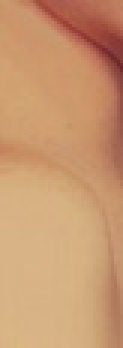
//> input picture EMSkin/skin.jpg, 41 x 116 px (shown 3 times larger)
$ ./main ../EMSkin/skin.jpg ../EMSkin/skin.jpg   (built with g++ and OpenCV 4)
//> lines starting //> are read from the running program, lines starting //| are printed output that depends on the picture
#include "opencv2/highgui/highgui.hpp"
#include "opencv2/imgproc/imgproc.hpp"
#include "opencv2/features2d/features2d.hpp"

#include "eigen3/Eigen/Eigenvalues"
#include "opencv2/core/eigen.hpp"

#include <iostream>
#include <sstream>
#include <fstream>
#include <stdio.h>
#include <stdlib.h>


cv::Mat lda(cv::Mat & X, std::vector<int> y) {
  int dimensions = X.cols;
  cv::Mat Sw = cv::Mat::zeros(dimensions, dimensions, CV_64F);
  cv::Mat Sb = cv::Mat::zeros(dimensions, dimensions, CV_64F);

  cv::Mat Covar, Mu;
  cv::calcCovarMatrix(X, Covar, Mu, CV_COVAR_NORMAL+CV_COVAR_ROWS, CV_64F);

  cv::Mat X0, X1;
  for (int i = 0; i < y.size(); ++i)
  {
    if(y[i] == 0) {
      X0.push_back(X.row(i));
    } else if(y[i] == 1) {
      X1.push_back(X.row(i));
    }
  }

  int n0 = X0.rows;
  int n1 = X1.rows;

  cv::Mat Covar0, Covar1, Mu0, Mu1;
  cv::calcCovarMatrix(X0, Covar0, Mu0, CV_COVAR_NORMAL+CV_COVAR_ROWS, CV_64F);
  cv::calcCovarMatrix(X1, Covar1, Mu1, CV_COVAR_NORMAL+CV_COVAR_ROWS, CV_64F);

  cv::Mat XM0(X0.size(), X0.type()), XM1(X1.size(), X1.type());
  for(int i = 0; i < X0.rows; i++) {
    for(int j = 0; j < dimensions; j++) {
      XM0.at<double>(i, j) = X0.at<double>(i, j) - Mu0.at<double>(j);
    }
  }

  for(int i = 0; i < X1.rows; i++) {
    for(int j = 0; j < dimensions; j++) {
      XM1.at<double>(i, j) = X1.at<double>(i, j) - Mu1.at<double>(j);
    }
  }

  Sw = (XM0.t() * XM0) + (XM1.t() * XM1);

  cv::Mat M0M(dimensions, 1, CV_64F);
  for(int j = 0; j < dimensions; j++) {
    M0M.at<double>(j) = Mu0.at<double>(j) - Mu.at<double>(j);
  }

  cv::Mat M1M(dimensions, 1, CV_64F);
  for(int j = 0; j < dimensions; j++) {
    M1M.at<double>(j) = Mu1.at<double>(j) - Mu.at<double>(j);
  }

  Sb = n0 * M0M * M0M.t() + n1 * M1M * M1M.t();

  cv::Mat S = Sw.inv(cv::DECOMP_SVD) * Sb;

  cv::Mat eigenvalues(1, dimensions, Sb.type()), eigenvectors(dimensions, dimensions, Sb.type());

  cv::eigen(S, eigenvalues, eigenvectors);

  // [5 lines of commented-out code are left out]

  Eigen::MatrixXd A( 6, 6 );
  cv::cv2eigen(S, A);

  Eigen::EigenSolver<Eigen::MatrixXd> es(A);
  Eigen::VectorXd eigenval = es.eigenvalues().real();
  Eigen::MatrixXd eigenvect = es.eigenvectors().real();

  typedef std::multimap< double, Eigen::VectorXd, std::greater< double > >    EigenSorterType;
  EigenSorterType D;

  for (int i=0;i<eigenval.size();i++) {
    D.insert( EigenSorterType::value_type( std::abs(eigenval.coeff(i, 0)), eigenvect.col(i) ) );
  }

  Eigen::MatrixXd sortedEigs;
  sortedEigs.resizeLike(eigenvect);
  int i = 0;
  for (EigenSorterType::const_iterator it = D.begin(); it != D.end(); ++it) {
    sortedEigs.col(i) = it->second;
    i++;
  }
  eigenvect = sortedEigs;

  Eigen::MatrixXd WEig( 6, 3 );

  WEig.col(0) = eigenvect.col(0);
  WEig.col(1) = eigenvect.col(1);
  WEig.col(2) = eigenvect.col(2);

  std::cout << "The eigenvalues of W are:" << std::endl << WEig << std::endl;
  std::cout << "The matrix of eigenvectors, V, is:" << std::endl << eigenvect << std::endl << std::endl;

  cv::Mat W(3, 6, CV_64F, WEig.transpose().data());

  std::cout << W << std::endl;

  return W;
}

int main( int argc, char** argv )
{
  if( argc != 3 ) {
    std::cerr << "Usage: " << argv[0] << " <InputImage> <mask>" << std::endl;
    return EXIT_FAILURE;
  }

  cv::Mat image = cv::imread( argv[1], 1 );
//> image is the input picture: 116 rows x 41 cols, CV_8UC3; mean B, G, R 112, 152.2, 201.3
  if(!image.data) {
    return EXIT_FAILURE;
  }
  cv::Mat mask = cv::imread( argv[2], CV_LOAD_IMAGE_GRAYSCALE );
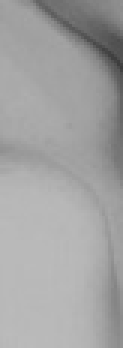
//> mask: 116 rows x 41 cols, CV_8UC1 (shown 3 times larger); min 60, max 187, mean 162.3
  if(!mask.data) {
    return EXIT_FAILURE;
  }

  cv::Mat samples(image.rows*image.cols, 6, CV_64F);
  std::vector<int> labels(image.rows*image.cols);

  cv::Mat imageHSV;

  cv::cvtColor( image, imageHSV, CV_BGR2HSV );
//> imageHSV: 116 rows x 41 cols, CV_8UC3; mean H, S, V 13.6, 114.2, 201.3

  image.convertTo(image, CV_64F);
//> image: 116 rows x 41 cols, CV_64FC3
  imageHSV.convertTo(imageHSV, CV_64F);
//> imageHSV: 116 rows x 41 cols, CV_64FC3; mean H, S, V 13.6, 114.2, 201.3

  int count = 0;

  for( int y = 0; y < image.rows ; y++ ) {
    for( int x = 0; x < image.cols; x++ ) {
      cv::Vec3d color = image.at<cv::Vec3d>(y, x);
      cv::Vec3d colorHSV = imageHSV.at<cv::Vec3d>(y, x);

      samples.at<double>(count, 0) = color[0];
      samples.at<double>(count, 1) = color[1];
      samples.at<double>(count, 2) = color[2];

      samples.at<double>(count, 3) = colorHSV[0];
      samples.at<double>(count, 4) = colorHSV[1];
      samples.at<double>(count, 5) = colorHSV[2];

      if(mask.at<uchar>(y, x) > 120) {
        labels[count] = 1;
      } else {
        labels[count] = 0;
      }

      count++;
    }
  }
//> this loop made 116 passes
//> count on passes 1 to 12: 41, 82, 123, 164, 205, 246, 287, 328, 369, 410, 451, 492
//> after the loop, labels = 4756 values, max 1 at index 0, min 0 at index 11, mean 0.917; count = 4756

  std::ofstream ofs, ofs2;
  ofs.open( "X.txt" );
  ofs2.open( "y.txt" );

  for( int i = 0; i < samples.rows; i++) {
    ofs << samples.at<double>(i, 0) << " " << samples.at<double>(i, 1) << " ";
    ofs << samples.at<double>(i, 2) << " " << samples.at<double>(i, 3) << " ";
    ofs << samples.at<double>(i, 4) << " " << samples.at<double>(i, 5) << std::endl;

    ofs2 << labels[i] << std::endl;
  }

  ofs.close(); ofs2.close();

  cv::Mat W = lda(samples, labels);
//> in lda, `cv::calcCovarMatrix(X, Covar, Mu, CV_COVAR_NORMAL+CV_COVAR_ROWS, CV_64..`: Covar = [[1729712.7, 2513423.3, 1452308, 296554.3, -1302744.7, 1452308], [2513423.3, 3767798.7, 2208736.4, 453086.1, -1848253, 2208736.4], [1452308, 2208736.4, 1371444.6, 260542.8, -1016125.9, 1371444.6], [296554.3, 453086.1, 260542.8, 88052.7, -218507.6, 260542.8], [-1302744.7, -1848253, -1016125.9, -218507.6, 1033044.6, -1016125.9], [1452308, 2208736.4, 1371444.6, 260542.8, -1016125.9, 1371444.6]]; Mu = [112, 152.2, 201.3, 13.61, 114.2, 201.3]
//> after the loop in lda, `for (int i = 0; i < y.size(); ++i)`: X0 = 393 rows, first 6: [70, 95, 169, 8, 149, 169], [60, 80, 158, 6, 158, 158], [60, 79, 160, 6, 159, 160], [69, 84, 170, 4, 152, 170], [71, 89, 172, 5, 150, 172], [74, 92, 175, 5, 147, 175]
//> in lda, `cv::calcCovarMatrix(X0, Covar0, Mu0, CV_COVAR_NORMAL+CV_COVAR_ROWS, CV..`: Covar0 = [[44187.6, 59335.3, 46690.4, 4835.5, -40865, 46690.4], [59335.3, 88726.1, 77040.7, 6349.6, -45443.1, 77040.7], [46690.4, 77040.7, 90084.6, 5138.8, -16192.4, 90084.6], [4835.5, 6349.6, 5138.8, 31808.6, -4253.1, 5138.8], [-40865, -45443.1, -16192.4, -4253.1, 56074.8, -16192.4], [46690.4, 77040.7, 90084.6, 5138.8, -16192.4, 90084.6]]; Mu0 = [66.58, 80.25, 157, 4.86, 147.2, 157]
//> in lda, `cv::calcCovarMatrix(X1, Covar1, Mu1, CV_COVAR_NORMAL+CV_COVAR_ROWS, CV..`: Covar1 = [[801532.4, 1053010, 544505.9, 121554, -619480.7, 544505.9], [1053010, 1458444.1, 766882.9, 177035, -784644, 766882.9], [544505.9, 766882.9, 442537.2, 89643.7, -374162.2, 442537.2], [121554, 177035, 89643.7, 23488.1, -90595.4, 89643.7], [-619480.7, -784644, -374162.2, -90595.4, 510137.3, -374162.2], [544505.9, 766882.9, 442537.2, 89643.7, -374162.2, 442537.2]]; Mu1 = [116.1, 158.7, 205.3, 14.39, 111.2, 205.3]
//> after the loop in lda, `for(int i = 0; i < X0.rows; i++)`: XM0 = 393 rows, first 6: [3.42, 14.75, 11.97, 3.14, 1.82, 11.97], [-6.58, -0.252, 0.967, 1.14, 10.82, 0.967], [-6.58, -1.25, 2.97, 1.14, 11.82, 2.97], [2.42, 3.75, 12.97, -0.863, 4.82, 12.97], [4.42, 8.75, 14.97, 0.137, 2.82, 14.97], [7.42, 11.75, 17.97, 0.137, -0.183, 17.97]
//> in lda, `Sw = (XM0.t() * XM0) + (XM1.t() * XM1);`: Sw = [[845720, 1112345.3, 591196.3, 126389.5, -660345.7, 591196.3], [1112345.3, 1547170.1, 843923.6, 183384.6, -830087.2, 843923.6], [591196.3, 843923.6, 532621.7, 94782.5, -390354.5, 532621.7], [126389.5, 183384.6, 94782.5, 55296.7, -94848.5, 94782.5], [-660345.7, -830087.2, -390354.5, -94848.5, 566212.1, -390354.5], [591196.3, 843923.6, 532621.7, 94782.5, -390354.5, 532621.7]]
//> in lda, `Sb = n0 * M0M * M0M.t() + n1 * M1M * M1M.t();`: Sb = [[883992.7, 1401078, 861111.7, 170164.9, -642399, 861111.7], [1401078, 2220628.6, 1364812.9, 269701.6, -1018165.8, 1364812.9], [861111.7, 1364812.9, 838822.9, 165760.4, -625771.4, 838822.9], [170164.9, 269701.6, 165760.4, 32756, -123659.1, 165760.4], [-642399, -1018165.8, -625771.4, -123659.1, 466832.5, -625771.4], [861111.7, 1364812.9, 838822.9, 165760.4, -625771.4, 838822.9]]
//> in lda, `cv::Mat S = Sw.inv(cv::DECOMP_SVD) * Sb;`: S = [[-16.27, -25.79, -15.85, -3.13, 11.82, -15.85], [1.9, 3.01, 1.85, 0.366, -1.38, 1.85], [4.01, 6.36, 3.91, 0.772, -2.92, 3.91], [-0.0235, -0.0372, -0.0229, -0.00452, 0.0171, -0.0229], [-11.8, -18.7, -11.49, -2.27, 8.57, -11.49], [4.01, 6.36, 3.91, 0.772, -2.92, 3.91]]
//> in lda, `cv::eigen(S, eigenvalues, eigenvectors);`: eigenvalues = [38.82, 9.64, 1.8, -0.198, -5.62, -41.32]; eigenvectors = [[-0.535, 0.444, 0.354, 0.0539, -0.434, 0.449], [-0.202, 0.605, 0.184, 0.105, 0.632, -0.386], [0.0303, -0.471, 0.839, 0.214, 0.162, -0.0294], [-7.17e-05, -0.01, -0.236, 0.968, -0.0844, -0.00198], [-0.0209, -0.101, -0.15, 0.0168, 0.605, 0.775], [0.82, 0.454, 0.241, 0.0538, -0.117, 0.218]]
//> W = [[1.14e-313, 2.37e+274, 0.191, -0.00112, -0.563, 0.191], [0.304, 0.0461, -0.104, 0.0218, 0.24, -0.108], [0.304, 0.0461, -0.104, 0.0218, 0.24, -0.108]]

  cv::imwrite("original.jpg", image);

  count = 0;
  for( int y = 0; y < image.rows ; y++ ) {
    for( int x = 0; x < image.cols; x++ ) {
      cv::Vec3d color = image.at<cv::Vec3d>(y, x);
      cv::Vec3d colorHSV = imageHSV.at<cv::Vec3d>(y, x);

      cv::Mat sample(6, 1, CV_64F), resample(3, 1, CV_64F);

      sample.at<double>(0) = color[0];
      sample.at<double>(1) = color[1];
      sample.at<double>(2) = color[2];

      sample.at<double>(3) = colorHSV[0];
      sample.at<double>(4) = colorHSV[1];
      sample.at<double>(5) = colorHSV[2];

      resample = W * sample;

      image.at<cv::Vec3d>(y, x) = cv::Vec3d(resample.at<double>(0), resample.at<double>(1), resample.at<double>(2));

      count++;
    }
  }
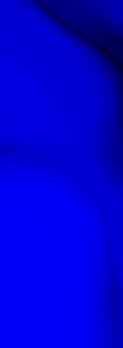
//> image: 116 rows x 41 cols, CV_64FC3 (shown 3 times larger); mean B, G, R 3.61e+276, 25.9, 25.9; drawn with min black and max white
//> after the loop, count = 4756

  cv::normalize(image, image, 0, 255, cv::NORM_MINMAX);

  std::vector<cv::Mat> channels;
  cv::split(image, channels);
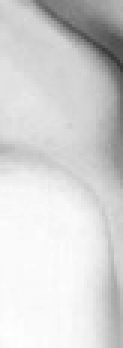
//> channels[0]: 116 rows x 41 cols, CV_64FC1 (shown 3 times larger); min 56.04, max 255, mean 213.3
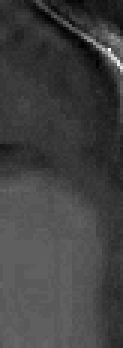
//> channels[1]: 116 rows x 41 cols, CV_64FC1 (shown 3 times larger); min 0, max 3.66e-274, mean 9.36e-275; drawn with min black and max white

  std::ofstream myFile;
  myFile.open( "img0.csv" );

  std::stringstream ss;
  ss << format(channels[0],"csv") << std::endl << std::endl;
//> (this line was passed over: format is not available in this run)
  myFile << ss.str();

  myFile.close();

  myFile.open( "img1.csv" );

  ss << format(channels[1],"csv") << std::endl << std::endl;
//> (this line was passed over: format is not available in this run)
  myFile << ss.str();

  myFile.close();

  myFile.open( "img2.csv" );

  ss << format(channels[2],"csv") << std::endl << std::endl;
//> (this line was passed over: format is not available in this run)
  myFile << ss.str();

  myFile.close();

  cv::imwrite("projected0.jpg", channels[0]);
  cv::imwrite("projected1.jpg", channels[1]);
  cv::imwrite("projected2.jpg", channels[2]);

  cv::imwrite("projected.jpg", image);

  return EXIT_SUCCESS;
}
